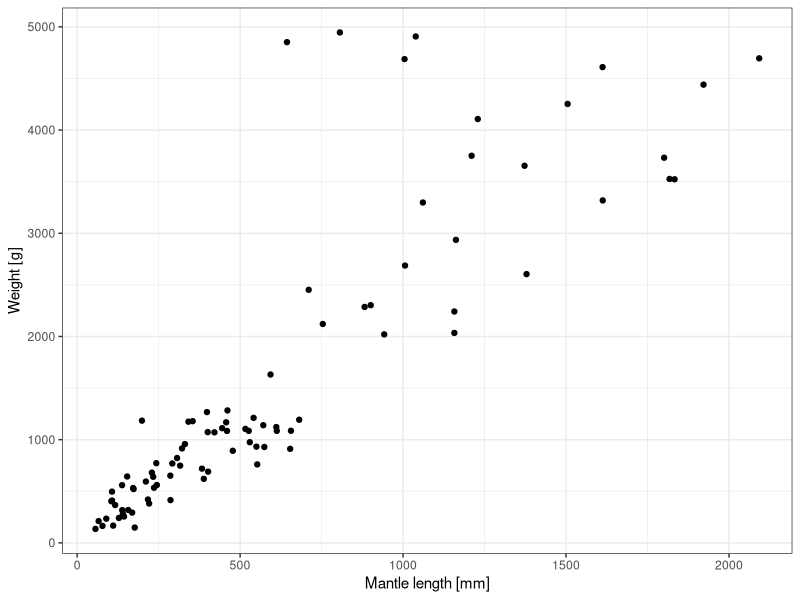
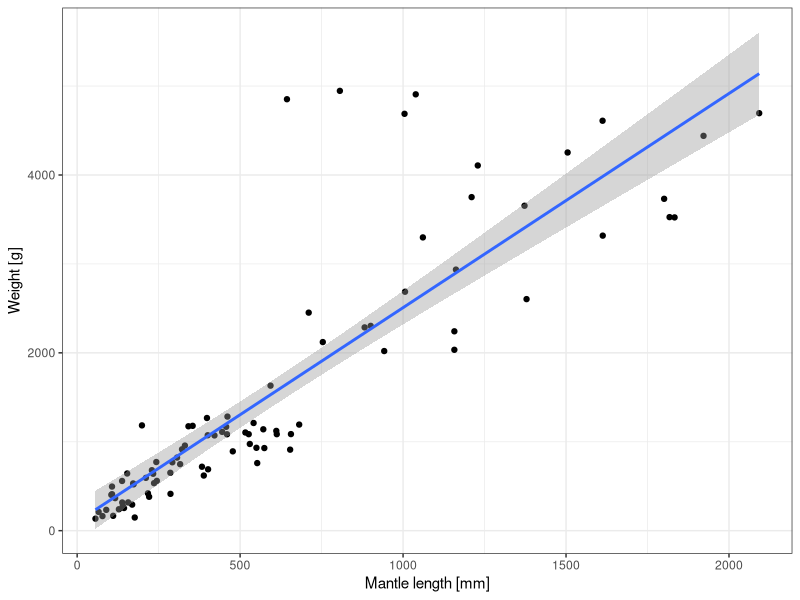

Write R code to recreate these figures, in order.
## ---- chunk 1
knitr::opts_chunk$set(echo = TRUE)
## ---- chunk 2
library(ggpubr)
library(readxl)

Data <- read_excel("Moroteuthis ingens.xlsx")
head(Data, 10)
## ---- chunk 3
ggplot(Data, aes(x = `Mantle length [mm]`, y = `Weight [g]`)) +
  geom_point() +
  xlab("Mantle length [mm]") +
  ylab("Weight [g]") +
  theme_bw()
## ---- chunk 4
linear_model <- lm(`Weight [g]` ~ `Mantle length [mm]`, data = Data)
summary(linear_model)
## ---- chunk 5
ggplot(Data, aes(x = `Mantle length [mm]`, y = `Weight [g]`)) +
  geom_point() +
  xlab("Mantle length [mm]") +
  ylab("Weight [g]") +
  geom_smooth(method = "lm") +
  theme_bw()

